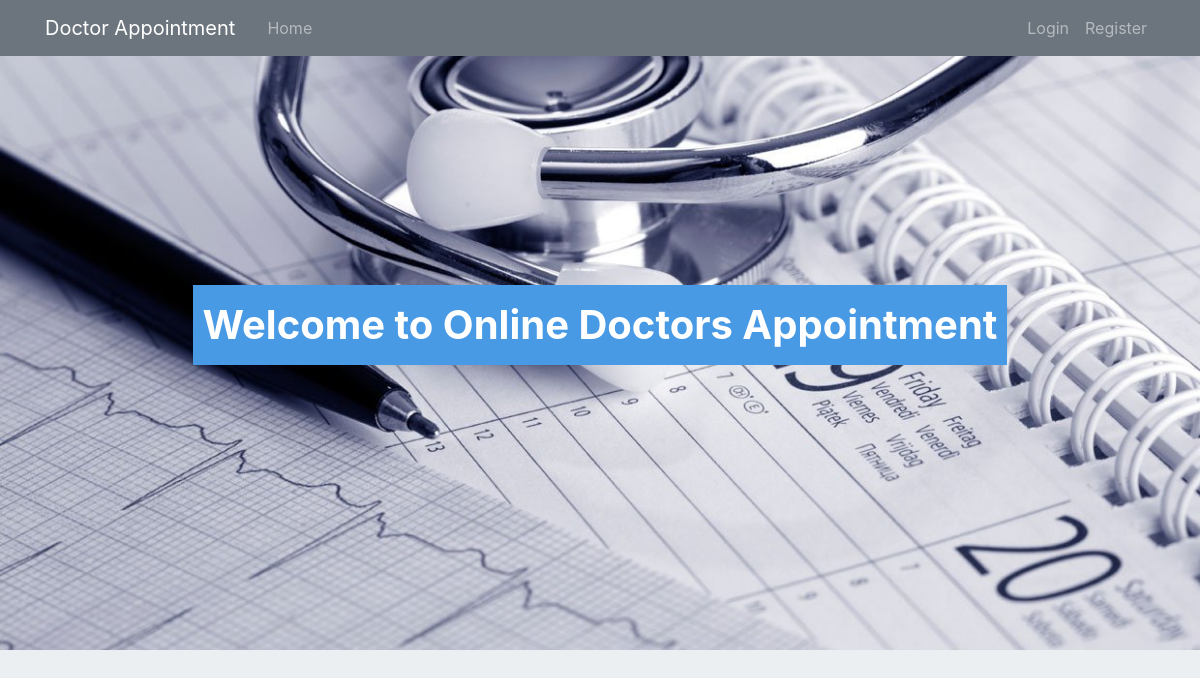
Page /home on the earlier database version.
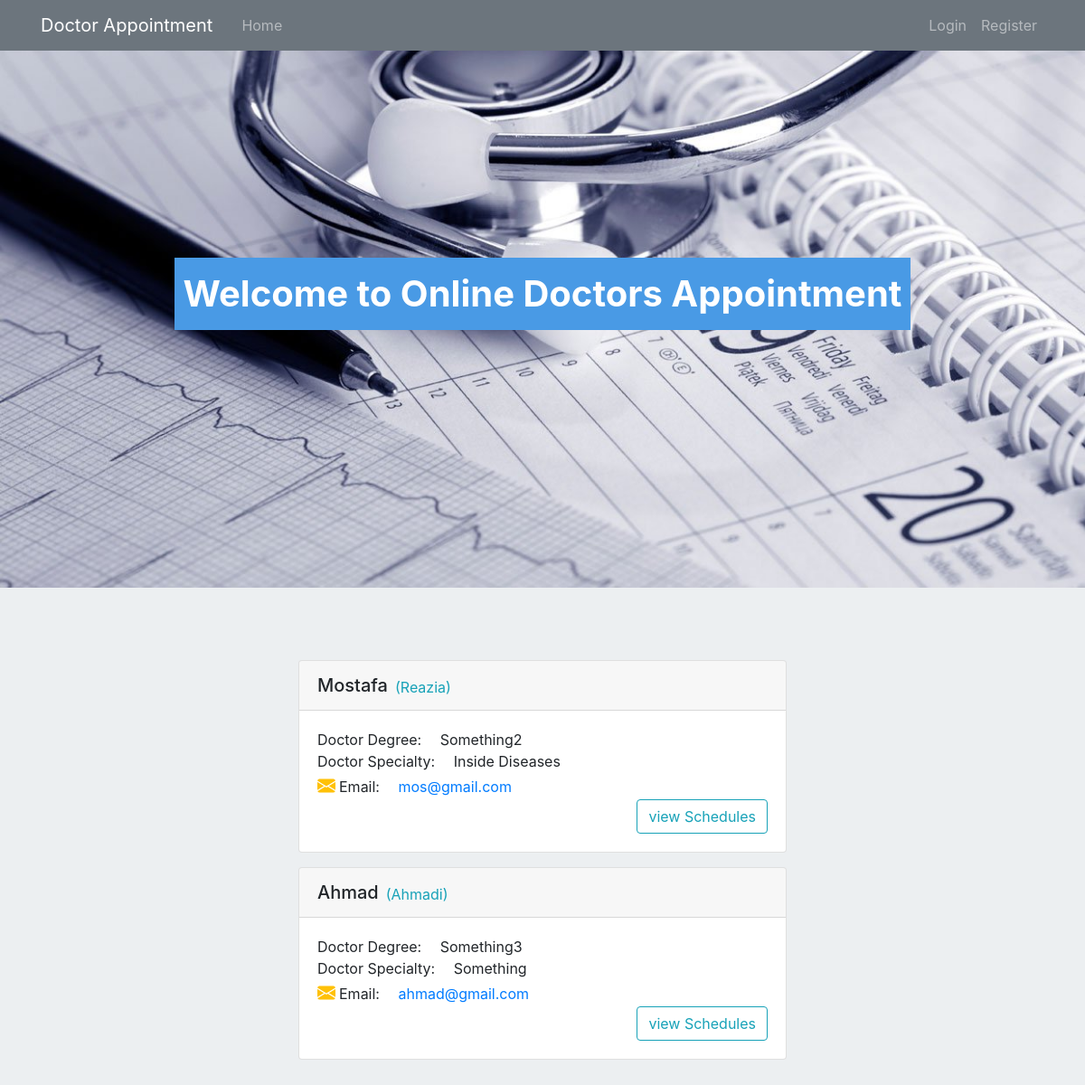
Same page on the later database version.
### appointment/models.py (models this page shows, shortened)
class DoctorInfo(db.Model):
    __tablename__='DoctorInfo'
    id = db.Column(db.Integer, primary_key=True)
    user_id = db.Column(db.Integer, db.ForeignKey('user.id', ondelete='CASCADE'))
    degree = db.Column(db.String(40), nullable=False)
    specialty = db.Column(db.String(50), nullable=False)
    valid = db.Column(db.Boolean, default=False)

class User(db.Model, UserMixin):
    id = db.Column(db.Integer, primary_key=True)
    username = db.Column(db.String(30), nullable=False, unique=True)
    name = db.Column(db.String(30), nullable=False)
    lastname = db.Column(db.String(30), nullable=False)
    email = db.Column(db.String(40), unique=True, nullable=False)
    address = db.Column(db.Text , nullable=False)
    phone = db.Column(db.String(20), unique=True, nullable=False)
    date_of_birth = db.Column(db.Date(), default = datetime.now().date())
    role = db.Column(db.Integer, nullable=False, default=3)
    gender = db.Column(db.Boolean, default=True, nullable=False)
    password = db.Column(db.String(60), nullable=False)
    doctorinfo = db.relationship('DoctorInfo', backref='User', cascade="all, delete", uselist=False, lazy=True)
    schedule = db.relationship('Schedule', backref='User', lazy=True)
    appointment = db.relationship('Appointment', backref='User', lazy=True)

### appointment/routes.py (the view)
@app.route("/")
@app.route("/home")
def home():
    return render_template("home.html", doctors=get_all_confirmed_doctors())

### appointment/queries.py (called while the page is built)
def get_all_confirmed_doctors():
    return db.session.query(User.id, User.name, User.lastname, User.email, DoctorInfo.degree, DoctorInfo.specialty)\
              .join(User, User.id == DoctorInfo.user_id).filter(DoctorInfo.valid == True).all()

### appointment/templates/home.html
{% extends "layout/layout.html" %}
{% block header %}
{% include "layout/home_header.html" %}
{% endblock %}
{% block content %}
<div class="d-flex justify-content-center align-items-center" id="main">
    <div class="section">
        <span>
            Welcome to Online Doctors Appointment
        </span>
    </div>
</div>
<div class="container mt-8 mb-3">
    <div class="row">
        {% for doctor in doctors %}
        <div class="col-md-6 offset-md-3 mb-3">
            <div class="card">
                <div class="card-header d-flex justify-content-start align-items-center">
                    <h5 class="modal-title text-capitalize">{{ doctor.name}}</h5>
                    <span class="pl-2 pt-1 text-info text-capitalize">({{ doctor.lastname }})</span>
                </div>
                <div class="card-body">
                    <div class="modal-body p-0">
                        <span class="text-capitalize">Doctor Degree: <span class="pl-3">{{ doctor.degree }}</span></span>
                        <br>
                        <span class="text-capitalize">Doctor specialty: <span class="pl-3">{{ doctor.specialty }}</span></span>
                        <br>
                        <span class=""><span class="pr-3"><i class="bi bi-envelope-fill text-warning title pr-1"></i>Email:</span> <a href="{{ doctor.email }}">{{doctor.email}}</a></span>
                        <div class="col-12 p-0 d-flex justify-content-end">
                            <a class="btn btn-outline-info" href="{{url_for('viewSchedule', id = doctor.id)}}"> view Schedules </a>
                        </div>
                    </div>
                </div>
              </div>
        </div>
        {% endfor %}
    </div>
</div>
{% endblock %}

### appointment/templates/layout/layout.html (shortened to what this page needs)
<!DOCTYPE html>
<html lang="en">
<head>
    <link rel="stylesheet" href="https://cdn.jsdelivr.net/npm/bootstrap@4.0.0/dist/css/bootstrap.min.css">
    <link rel="stylesheet" href="https://cdn.jsdelivr.net/npm/bootstrap-icons@1.8.1/font/bootstrap-icons.css">
    <link rel="stylesheet" type="text/css" href="{{ url_for('static', filename='style.css')}}">
</head>
<body class="body-bg">
    {% block header %}
    {% endblock %}
    <div class="col-lg-3" style="position: absolute; top: 80px; right: 0;  z-index: 1000">
    </div>
    {% block content %}
    {% endblock %}
</body>
</html>

### appointment/templates/layout/home_header.html (shortened to what this page needs)
<header class="site-header">
    <nav class="navbar navbar-expand-md navbar-dark bg-secondary fixed-top">
      <div class="container">
        <a class="navbar-brand mr-4" href="/">Doctor Appointment</a>
        <div class="collapse navbar-collapse" id="navbarToggle">
          <div class="navbar-nav mr-auto">
            <a class="nav-item nav-link" href="{{ url_for('home') }}">Home</a>
          </div>
            <div class="navbar-nav">
                {% if not current_user.is_authenticated %}
                    <a class="nav-item nav-link" href="{{ url_for('login') }}">Login</a>
                {% endif %}
                {% if not current_user.is_authenticated %}
                    <a class="nav-item nav-link" href="{{ url_for('register') }}">Register</a>
                {% endif %}
          </div>
        </div>
      </div>
    </nav>
</header>

### appointment/static/style.css (style rules this page uses)
#main { background-image: url("./images/mildred-doctor-appointment-wait-times-ftr.jpg"); height: 650px; background-repeat: no-repeat; background-size: cover; }
.section { font-size: 2.5rem; font-weight: bold; padding: 10px; background-color: #499ae5; color: white; }
.title { color:white; font-size: 20px; }
.mt-8 { margin-top: 80px; }
.p-0 { padding: 0 !important; }
.body-bg { background-color: #eceff1; }

Differences in the rows shown:
added DoctorInfo: name "Mostafa", lastname "Reazia", degree "Something2", specialty "Inside Diseases", email "mos@gmail.com"
added DoctorInfo: name "Ahmad", lastname "Ahmadi", degree "Something3", specialty "Something", email "ahmad@gmail.com"
